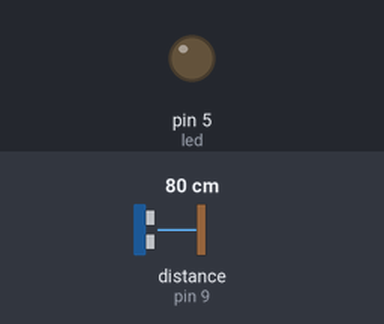
This sketch was run on a simulated Arduino Uno, built with avr-gcc and run on an emulated ATmega328P. On the bench: output pins drawn as LEDs (lit = HIGH). Wiring (inferred from the names in the program): ultrasonic range finder: trigger pin 8; echo pin 9. Dashed ring = blinking. The inputs (shaded band) are chosen by the test bench; at power-on: distance to the obstacle (sensor on pin 9) 80 cm. The echo pulse lasts 58.3 µs per cm; pins used as bus, display or sensor lines are not drawn.

Above: at 1.2 s.
1.3 s: distance to the obstacle (sensor on pin 9) set to 22 cm
2.8 s: distance to the obstacle (sensor on pin 9) set to 19 cm
At 3.2 s:
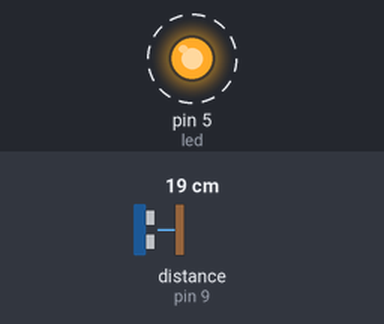
5.8 s: distance to the obstacle (sensor on pin 9) set to 5 cm
8.8 s: distance to the obstacle (sensor on pin 9) set to 2 cm
At 9.5 s:
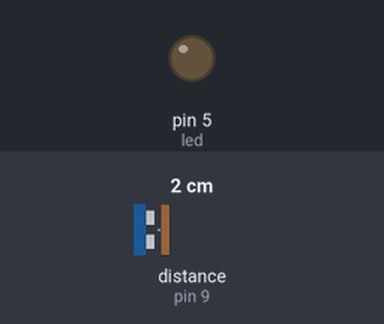
10.3 s: distance to the obstacle (sensor on pin 9) set to 4 cm
At 10.7 s:
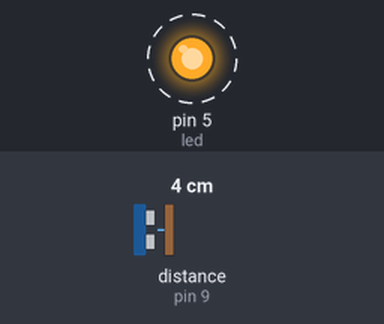
Timing chart, 0 to 14.3 s (numbered marks = the images above; inputs shaded):
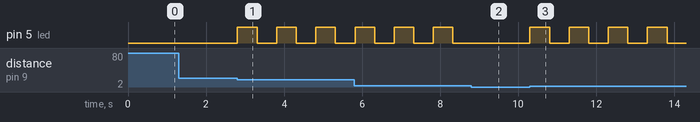

Measured:
- the behaviour switches between 21 and 20 cm on distance to the obstacle (sensor on pin 9) (found by bisection; images 0 and 1)
- the behaviour switches between 4 and 3 cm on distance to the obstacle (sensor on pin 9) (found by bisection; images 1 and 2)
- after the input at 1.3 s, every drawn part: stays the same
- after the input at 2.8 s, pin 5 (led): alternates HIGH for 0.50 s and LOW for 0.50 s, starting at once
- after the input at 8.8 s, pin 5 (led): stays LOW (without the input it goes to HIGH after 0.03 s)
- after the input at 10.3 s, pin 5 (led): alternates HIGH for 0.50 s and LOW for 0.50 s, starting at once

The sketch:

ultrasoundSwitch.ino
```cpp
#define trigPin 8
#define echoPin 9
#define led 5

bool ledState = 0;

void setup() {
  Serial.begin (19200);
  pinMode(trigPin, OUTPUT);
  pinMode(echoPin, INPUT);
  pinMode(led, OUTPUT);
}

void loop() {
  long duration, distance;
  digitalWrite(trigPin, LOW);  // Added this line
  delayMicroseconds(2); // Added this line
  digitalWrite(trigPin, HIGH);
//  delayMicroseconds(1000); - Removed this line
  delayMicroseconds(10); // Added this line
  digitalWrite(trigPin, LOW);
  duration = pulseIn(echoPin, HIGH);
  distance = (duration/2) / 29.1;


  if ( distance < 20 && distance > 2) {

    if ( !ledState ) {
      ledState = 1;
      digitalWrite(led, 1);
      delay(500);
    } else {
      ledState = 0;
      digitalWrite(led, 0);
      delay(500);
    }

  }

  delay(1);
}
```
